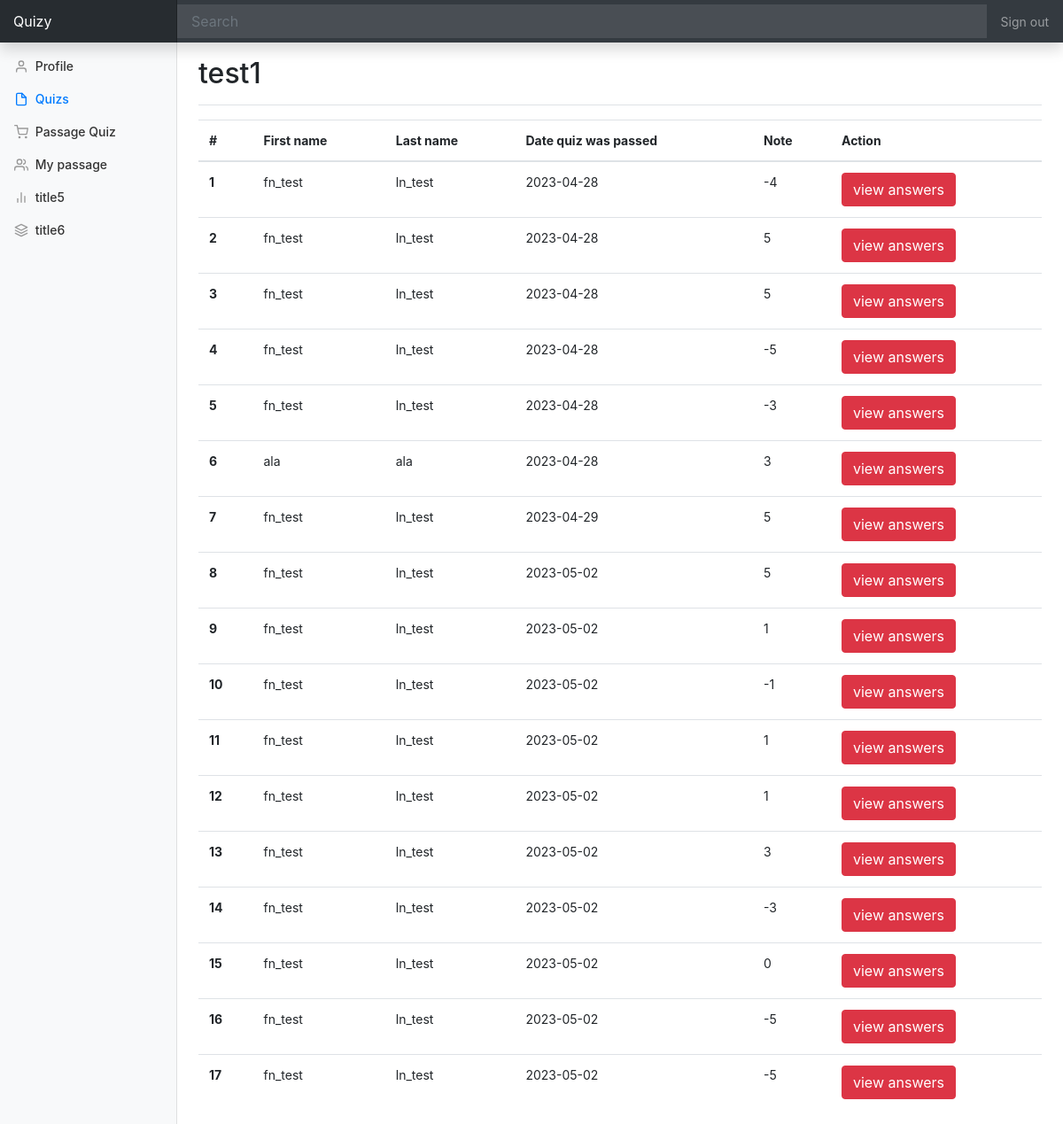
/includes/view_result.php?idQ=14 (signed in), run on the app's committed database.
### tables this page shows
CREATE TABLE `quiz` (
  `id_quiz` int(11) NOT NULL,
  `id_user` int(11) NOT NULL,
  `title_quiz` varchar(255) NOT NULL,
  `situation_quiz` int(11) NOT NULL,
  `url_quiz` varchar(255) NOT NULL,
  `quiz_duration` time NOT NULL,
  `quiz_description` text NOT NULL,
  `image` varchar(255) NOT NULL
);

CREATE TABLE `pass_quiz` (
  `id_pass` int(11) NOT NULL,
  `id_user` int(11) NOT NULL,
  `id_quiz` int(11) NOT NULL,
  `date` date NOT NULL,
  `note` int(11) NOT NULL
);

CREATE TABLE `users` (
  `id_user` int(11) NOT NULL,
  `first_name` varchar(255) NOT NULL,
  `last_name` varchar(255) NOT NULL,
  `email` varchar(255) NOT NULL,
  `mp` varchar(255) NOT NULL,
  `role_admin` int(11) NOT NULL
);

### includes/functions.php (called while the page is built, shortened)
<?php
function connect(){
$servername="localhost";
$DBuser ="root";
$DBpassword ="";
$DBname="pfe";
try {
    $conn = new PDO("mysql:host=$servername;dbname=$DBname", $DBuser, $DBpassword);
    $conn->setAttribute(PDO::ATTR_ERRMODE, PDO::ERRMODE_EXCEPTION);
  } catch(PDOException $e) {
    echo "Connection failed: " . $e->getMessage();
  }
  return $conn;
}
function getTitleQuiz($id){
  $conn = connect();
  $requette ="SELECT * FROM quiz WHERE id_quiz='$id'";
  $resultat =$conn->query($requette);
  $Quiz=$resultat->fetch();
  $titleQ=$Quiz['title_quiz'];
  return $titleQ;
}
?>

### includes/view_result_functions.php (called while the page is built)
<?php
include '../includes/functions.php';
function getPassQuizById($idQ)
{
    return connect()->query("SELECT * FROM pass_quiz WHERE id_quiz = $idQ")->fetchAll();
}
function getNameUsersPassQuiz($id_U)
{
    return connect()->query("SELECT first_name, last_name FROM users WHERE id_user = $id_U")->fetch();
}
?>

### includes/view_result.php (the view, shortened to what this page needs)
<?php
$idQ = $_GET['idQ'];
include '../includes/view_result_functions.php';
$passagesQuiz = getPassQuizById($idQ);
$titleQ = getTitleQuiz($idQ);
?>
<!doctype html>
<html lang="en">
<head>
	<link href="../css/bootstrap.min.css" rel="stylesheet">
	<link href="../css/dashboard.css" rel="stylesheet">
</head>
<body>
	<?php include '../includes/NavbarWithSearch.php'; ?>
	<div class="container-fluid">
		<div class="row">
			<?php
			$activeMarke = 'quizs';
			 include '../includes/sidebar.php';
			 ?>
			<main role="main" class="col-md-9 ml-sm-auto col-lg-10 px-4">
				<div class="d-flex justify-content-between flex-wrap flex-md-nowrap align-items-center pt-3 pb-2 mb-3 border-bottom">
					<h1 class="h2"><?php echo $titleQ;?></h1>
				</div>
				<div>
					<table class="table">
						<thead>
							<tr>
								<th scope="col">#</th>
								<th scope="col">First name</th>
								<th scope="col">Last name</th>
								<th scope="col">Date quiz was passed</th>
								<th scope="col">Note</th>
								<th scope="col">Action</th>
							</tr>
						</thead>
						<tbody>
							<?php
							$i = 0;
							foreach ($passagesQuiz as $passageQuiz) {
								$i++;
								$full_name=getNameUsersPassQuiz($passageQuiz['id_user']);
								print '
                              <tr>
                                <th scope="row">' . $i . '</th>
                                <td>' . $full_name['first_name'] . '</td>
                                <td>' . $full_name['last_name'] . '</td>
                                <td>' . $passageQuiz['date'] . '</td>
								<td>' . $passageQuiz['note'] . '</td>
                                <td>
                                    <a class="btn btn-danger" href="../includes/ViewAnswersUser.php?id_Quiz='.$idQ.'&id_user='.$passageQuiz['id_user'].'">view answers</a>
                                </td>
                              </tr>
                                       ';
							}
							?>
						</tbody>
					</table>
				</div>
			</main>
		</div>
	</div>
</body>
</html>

### includes/NavbarWithSearch.php
<nav class="navbar navbar-dark fixed-top bg-dark flex-md-nowrap p-0 shadow">
        <a class="navbar-brand col-sm-3 col-md-2 mr-0" href="../index.php">Quizy</a>
        <input class="form-control form-control-dark w-100" type="text" placeholder="Search" aria-label="Search">
        <ul class="navbar-nav px-3">
            <li class="nav-item text-nowrap">
                <a class="nav-link" href="../includes/logOut.php">Sign out</a>
            </li>
        </ul>
    </nav>

### includes/sidebar.php
<nav class="col-md-2 d-none d-md-block bg-light sidebar">
                <div class="sidebar-sticky">
                    <ul class="nav flex-column">
                        <li class="nav-item">
                            <a class="nav-link <?php echo ($activeMarke == 'profile') ? 'active' : ''; ?>" href="../Layout/profile.php">
                                <span data-feather="user"></span>
                                Profile <span class="sr-only">(current)</span>
                            </a>
                        </li>
                        <li class="nav-item">
                            <a class="nav-link <?php echo ($activeMarke == 'quizs') ? 'active' : ''; ?>" href="../Layout/quizs.php">
                                <span data-feather="file"></span>
                                Quizs
                            </a>
                        </li>
                        <li class="nav-item">
                            <a class="nav-link <?php echo ($activeMarke == 'passagequiz') ? 'active' : ''; ?>" href="../Layout/passageQuiz.php">
                                <span data-feather="shopping-cart"></span>
                                Passage Quiz
                            </a>
                        </li>
                        <li class="nav-item">
                            <a class="nav-link <?php echo ($activeMarke == 'mypassage') ? 'active' : ''; ?>" href="../islam/myquizpass.php">
                                <span data-feather="users"></span>
                                My passage
                            </a>
                        </li>
                        <li class="nav-item">
                            <a class="nav-link <?php echo ($activeMarke == 'title5') ? 'active' : ''; ?>" href="#">
                                <span data-feather="bar-chart-2"></span>
                                title5
                            </a>
                        </li>
                        <li class="nav-item">
                            <a class="nav-link <?php echo ($activeMarke == 'title6') ? 'active' : ''; ?>" href="#">
                                <span data-feather="layers"></span>
                                title6
                            </a>
                        </li>
                    </ul>
                </div>
            </nav>

### css/dashboard.css (style rules this page uses)
body { font-size: .875rem; }
.feather { width: 16px; height: 16px; vertical-align: text-bottom; }
.sidebar { position: fixed; top: 0; bottom: 0; left: 0; z-index: 100; padding: 48px 0 0; box-shadow: inset -1px 0 0 rgba(0, 0, 0, .1); }
.sidebar-sticky { position: relative; top: 0; height: calc(100vh - 48px); padding-top: .5rem; overflow-x: hidden; overflow-y: auto; }
.sidebar .nav-link { font-weight: 500; color: #333; }
.sidebar .nav-link .feather { margin-right: 4px; color: #999; }
.sidebar .nav-link.active { color: #007bff; }
.sidebar .nav-link:hover .feather, .sidebar .nav-link.active .feather { color: inherit; }
[role="main"] { padding-top: 48px; }
.navbar-brand { padding-top: .75rem; padding-bottom: .75rem; font-size: 1rem; background-color: rgba(0, 0, 0, .25); box-shadow: inset -1px 0 0 rgba(0, 0, 0, .25); }
.navbar .form-control { padding: .75rem 1rem; border-width: 0; border-radius: 0; }
.form-control-dark { color: #fff; background-color: rgba(255, 255, 255, .1); border-color: rgba(255, 255, 255, .1); }

### data on the page
quiz: title_quiz "test1"
pass_quiz: id_user.first_name "fn_test", id_user.last_name "ln_test", date "2023-04-28", note "-4"
pass_quiz: id_user.first_name "fn_test", id_user.last_name "ln_test", date "2023-04-28", note "5"
pass_quiz: id_user.first_name "fn_test", id_user.last_name "ln_test", date "2023-04-28", note "5"
pass_quiz: id_user.first_name "fn_test", id_user.last_name "ln_test", date "2023-04-28", note "-5"
pass_quiz: id_user.first_name "fn_test", id_user.last_name "ln_test", date "2023-04-28", note "-3"
pass_quiz: id_user.first_name "ala", id_user.last_name "ala", date "2023-04-28", note "3"
pass_quiz: id_user.first_name "fn_test", id_user.last_name "ln_test", date "2023-04-29", note "5"
pass_quiz: id_user.first_name "fn_test", id_user.last_name "ln_test", date "2023-05-02", note "5"
pass_quiz: id_user.first_name "fn_test", id_user.last_name "ln_test", date "2023-05-02", note "1"
pass_quiz: id_user.first_name "fn_test", id_user.last_name "ln_test", date "2023-05-02", note "-1"
pass_quiz: id_user.first_name "fn_test", id_user.last_name "ln_test", date "2023-05-02", note "1"
pass_quiz: id_user.first_name "fn_test", id_user.last_name "ln_test", date "2023-05-02", note "1"
pass_quiz: id_user.first_name "fn_test", id_user.last_name "ln_test", date "2023-05-02", note "3"
pass_quiz: id_user.first_name "fn_test", id_user.last_name "ln_test", date "2023-05-02", note "-3"
pass_quiz: id_user.first_name "fn_test", id_user.last_name "ln_test", date "2023-05-02", note "0"
pass_quiz: id_user.first_name "fn_test", id_user.last_name "ln_test", date "2023-05-02", note "-5"
pass_quiz: id_user.first_name "fn_test", id_user.last_name "ln_test", date "2023-05-02", note "-5"
